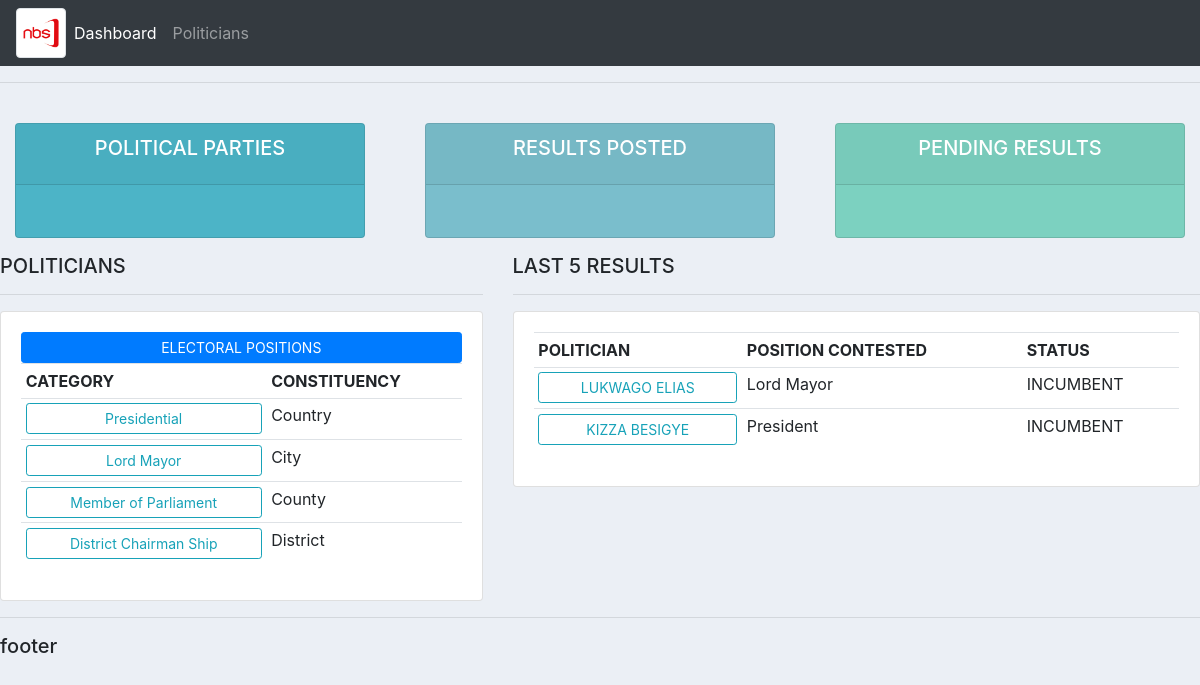
The app's page /, older data.
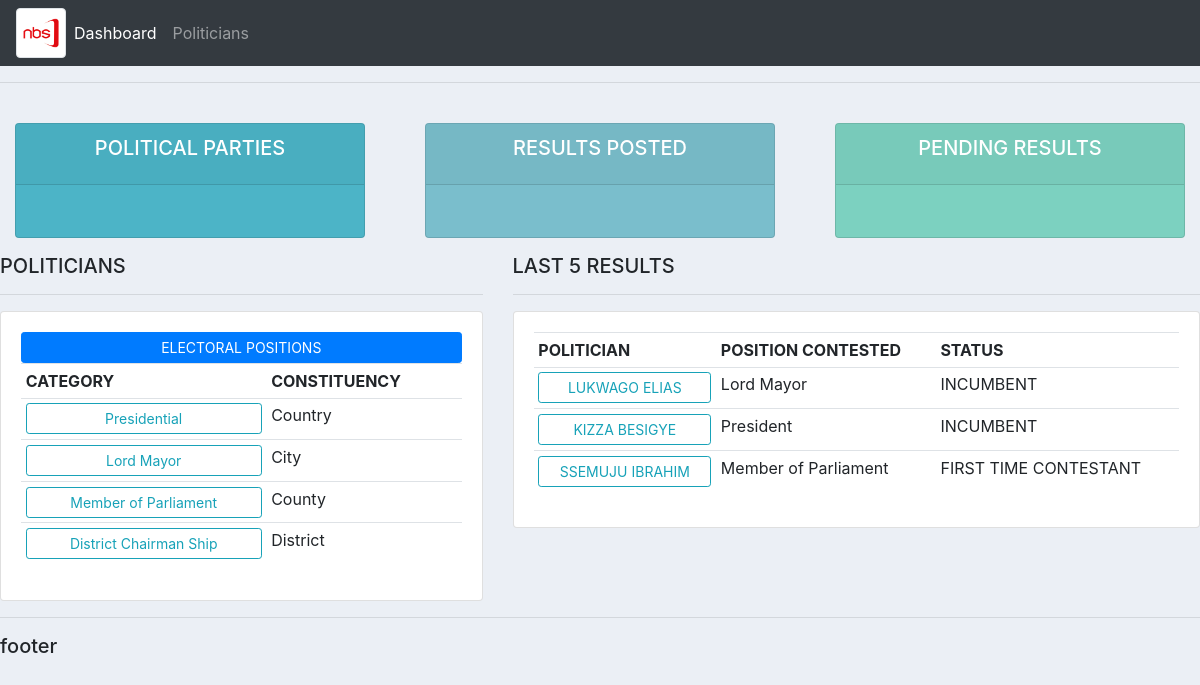
The same page, newer data.
### accounts/models.py (models this page shows, shortened)
class Politician_Category(models.Model):
	constituency = models.ForeignKey(Constituency_category,null=True,blank=True,on_delete=models.SET_NULL)
	categoryName = models.CharField(max_length=100,null=True)
	class Meta:
		verbose_name_plural = "Politician_Category"

class Constituency_category(models.Model):
	cons_category_name = models.CharField(max_length=100,null=True)
	def __str__(self):
		return self.cons_category_name
	class Meta:
		verbose_name_plural = "Constituency_category"

class Politicians(models.Model):
	category = models.ForeignKey(Politician_Category,null=True,blank=True,on_delete=models.SET_NULL)
	region = models.ForeignKey(Regions,null=True,blank=True,on_delete=models.SET_NULL)
	education = models.ForeignKey(Politician_education,null=True,blank=True,on_delete=models.SET_NULL)
	party = models.ForeignKey(Parties,null=True,blank=True,on_delete=models.SET_NULL)
	activities = models.ForeignKey(Politician_activities,null=True,blank=True,on_delete=models.SET_NULL)
	country = models.ForeignKey(Country,null=True,blank=True,on_delete=models.SET_NULL)
	constituency = models.ForeignKey(Constituency,null=True,blank=True,on_delete=models.SET_NULL)
	electoral_positions = models.ForeignKey(Electoral_positions,null=True,blank=True,on_delete=models.SET_NULL)
	STATUS = (
			('INCUMBENT','INCUMBENT'),
			('FIRST TIME CONTESTANT','FIRST TIME CONTESTANT'),
			('CONTESTED BEFORE','CONTESTED BEFORE')
		)
	MARITAL_STATUS = (
		('MARRIED','MARRIED'),
		('SINGLE','SINGLE'),
		('DIVORCED','DIVORCED'),
	)
	politician_status = models.CharField(max_length=100,null=True,choices=STATUS)
	first_name = models.CharField(max_length=100,null=True)
	last_name = models.CharField(max_length=100,null=True)
	other_name = models.CharField(max_length=100,null=True,blank=True)
	image = models.ImageField(null=True,blank=True)
	DOB = models.DateTimeField(null=True)
	marital_status = models.CharField(max_length=300,null=True,choices=MARITAL_STATUS)
	children = models.CharField(max_length=300,null=True,blank=True)
	class Meta:
		verbose_name_plural = "Politician"

class Electoral_positions(models.Model):
	position_name = models.CharField(max_length=100,null=True)
	position_create_date = models.DateTimeField(auto_now_add=True,null=True)
	position_update_date = models.DateTimeField(auto_now_add=True,null=True)
	def __str__(self):
		return self.position_name
	class Meta:
		verbose_name_plural = "Electoral Position"

### accounts/views.py (the view)
# urls.py: path('', views.home, name='home'),
def home(request):
	politicians = Politicians.objects.all()
	categories = Politician_Category.objects.all()
	parties = Parties.objects.all()
	context = {'politicians':politicians,'categories':categories, 'parties':parties}
	return render(request,'accounts/dashboard.html',context)

### accounts/templates/accounts/dashboard.html
{% extends 'base.html' %}
{% block content %}
{% include 'accounts/status.html' %}
	<div class="row">
		<div class="col-md-5">
			<h5>POLITICIANS</h5>
			<hr>
			<div class="card card-body">
				<a class="btn btn-primary btn-sm btn-block" href="">ELECTORAL POSITIONS</a>
				<table class="table table-sm">
					<tr>
						<th>CATEGORY</th>
						<th>CONSTITUENCY</th>
					</tr>
					{% for category in categories %}
						<tr>
							<td><a class="btn btn-outline-info btn-sm btn-block" href="#">{{category.categoryName}}</a></td>
							<td>{{category.constituency}}</td>
						</tr>
					{% endfor %}
				</table>
			</div>
		</div>
		<div class="col-md-7">
			<h5>LAST 5 RESULTS</h5>
			<hr>
			<div class="card card-body">
				<table class="table table-sm">
					<tr>
						<th>POLITICIAN</th>
						<th>POSITION CONTESTED</th>
						<th>STATUS</th>
					</tr>
					{% for politician in politicians %}
						<tr>
						<td><a class="btn btn-outline-info btn-sm btn-block" href="{% url 'politicians' politician.id %}">{{politician.first_name}} {{politician.last_name}}</a></td>
							<td>{{politician.electoral_positions}}</td>
							<td>{{politician.politician_status}}</td>
						</tr>
					{% endfor %}
				</table>
			</div>
		</div>
	</div>
{% endblock %}

Row changes from the older to the newer data that the page shows:
added Politicians: first_name "SSEMUJU", last_name "IBRAHIM", electoral_positions "Member of Parliament", politician_status "FIRST TIME CONTESTANT"
